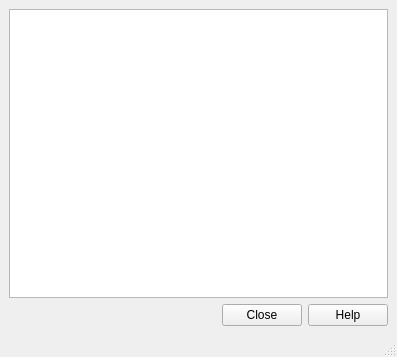
<?xml version="1.0" encoding="UTF-8"?>
<ui version="4.0">
 <class>MainWindow</class>
 <widget class="QMainWindow" name="MainWindow">
  <property name="geometry">
   <rect>
    <x>0</x>
    <y>0</y>
    <width>397</width>
    <height>357</height>
   </rect>
  </property>
  <property name="minimumSize">
   <size>
    <width>397</width>
    <height>357</height>
   </size>
  </property>
  <property name="windowTitle">
   <string>MainWindow</string>
  </property>
  <property name="windowIcon">
   <iconset resource="Task-1.qrc">
    <normaloff>:/img/icon-256.png</normaloff>:/img/icon-256.png</iconset>
  </property>
  <widget class="QWidget" name="centralwidget">
   <layout class="QGridLayout" name="gridLayout">
    <item row="0" column="0">
     <widget class="QTextEdit" name="textEdit"/>
    </item>
    <item row="1" column="0">
     <widget class="QDialogButtonBox" name="buttonBox">
      <property name="standardButtons">
       <set>QDialogButtonBox::Close|QDialogButtonBox::Help</set>
      </property>
     </widget>
    </item>
   </layout>
  </widget>
  <widget class="QMenuBar" name="menuBar">
   <property name="geometry">
    <rect>
     <x>0</x>
     <y>0</y>
     <width>397</width>
     <height>17</height>
    </rect>
   </property>
  </widget>
  <widget class="QStatusBar" name="statusBar"/>
 </widget>
 <resources>
  <include location="Task-1.qrc"/>
 </resources>
 <connections/>
</ui>
